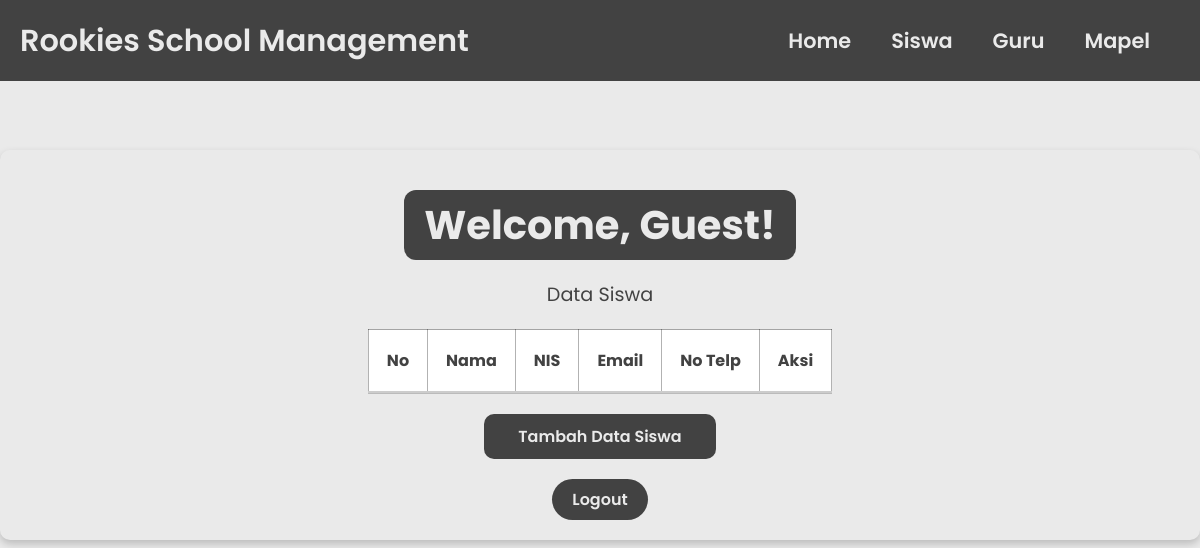
Before: /siswa.php with the older database file.
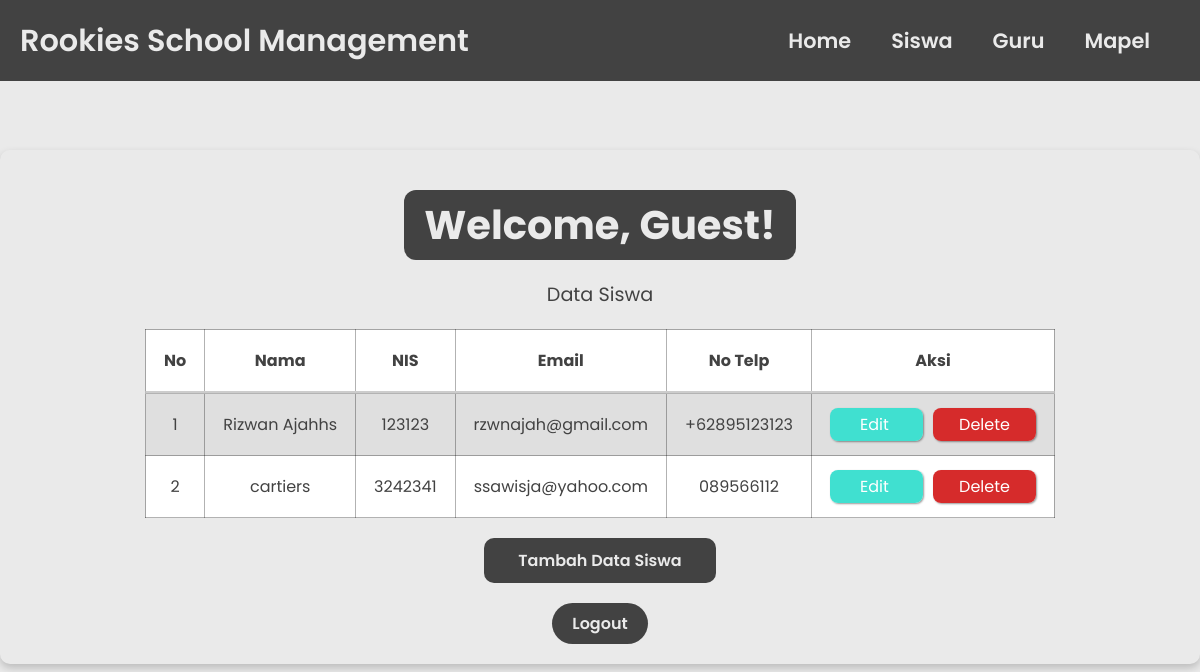
After: the same page with the newer database file.
### tables this page shows
CREATE TABLE `siswa` (
  `id` int(11) NOT NULL AUTO_INCREMENT,
  `nama` varchar(255) NOT NULL,
  `nis` int(100) NOT NULL,
  `email` varchar(255) NOT NULL,
  `no_telp` varchar(100) NOT NULL,
  PRIMARY KEY (`id`)
);

### functions.php (called while the page is built, shortened)
<?php
$host_db    = "localhost";
$user_db    = "root";
$pass_db    = "";
$nama_db    = "sekolah";
$conn    = mysqli_connect($host_db, $user_db, $pass_db, $nama_db);
function query($query) {
  global $conn;
  $result = mysqli_query($conn, $query);
  $rows = [];
  while ( $row = mysqli_fetch_assoc($result) ) {
    $rows[] = $row;
  }
  return $rows;
}
?>

### siswa.php (the view, shortened to what this page needs)
<?php
require "functions.php";
$siswa = query("SELECT * FROM siswa");
if (!isset($_SESSION['session_username'])) {
    $username = "Guest";
} else {
    $username = htmlspecialchars($_SESSION['session_username']);
}
?>
<!DOCTYPE html>
<html lang="en">
<head>
  <link rel="stylesheet" href="css-file/anggota.css">
</head>
<body>
  <header>
    <div class="brand">Rookies School Management</div>
    <nav>
      <ul>
        <li><a href="anggota.php">Home</a></li>
        <li><a href="siswa.php">Siswa</a></li>
        <li><a href="guru.php">Guru</a></li>
        <li><a href="mapel.php">Mapel</a></li>
      </ul>
    </nav>
  </header>
  <div class="container">
    <h1 class="welcome">Welcome, <?php echo $username; ?>!</h1>
    <p>Data Siswa</p>
    <table border="1" cellpadding="10" cellspacing="0">
      <tr>
        <th>No</th>
        <th>Nama</th>
        <th>NIS</th>
        <th>Email</th>
        <th>No Telp</th>
        <th>Aksi</th>
      </tr>
      <?php $i = 1; ?>
      <?php foreach( $siswa as $s ) : ?>
      <tr>
        <td><?= $i; ?></td>
        <td><?= $s["nama"]; ?></td>
        <td><?= $s["nis"]; ?></td>
        <td><?= $s["email"]; ?></td>
        <td><?= $s["no_telp"]; ?></td>
        <td><a class="edit-btn" href="update.php?tabel=siswa&id=<?= $s["id"]; ?>">Edit </a> <a class="delete-btn"
            href="delete.php?tabel=siswa&id=<?= $s['id']; ?>">Delete</a></td>
      </tr>
      <?php $i++; ?>
      <?php endforeach; ?>
    </table>
    <a class="add-user" href="create.php?tabel=siswa">Tambah Data Siswa</a>
    <div class="logout-link">
      <form action="<?php echo htmlspecialchars($_SERVER['PHP_SELF']); ?>" method="post">
        <input type="submit" name="logout" class="btn" value="Logout">
      </form>
    </div>
  </div>
</body>
</html>

Changed rows visible on the page:
added siswa: nama "Rizwan Ajahhs", nis "123123", email "rzwnajah@gmail.com", no_telp "+62895123123"
added siswa: nama "cartiers", nis "3242341", email "ssawisja@yahoo.com", no_telp "089566112"
